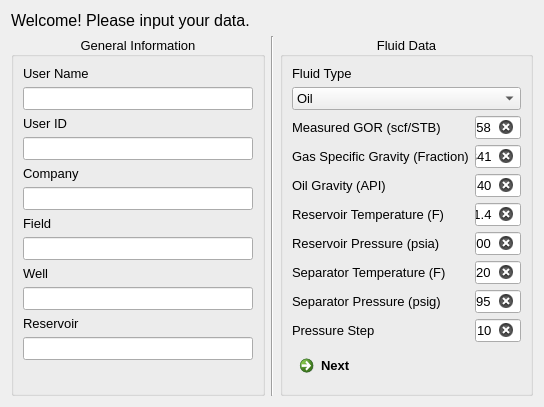
        <widget class="QWidget" name="tab">
         <attribute name="title">
          <string>INPUT DATA</string>
         </attribute>
         <layout class="QVBoxLayout" name="verticalLayout_16" stretch="1,10">
          <item>
           <widget class="QLabel" name="label_2">
            <property name="font">
             <font>
              <family>Segoe UI</family>
              <pointsize>12</pointsize>
             </font>
            </property>
            <property name="text">
             <string>Welcome! Please input your data.</string>
            </property>
           </widget>
          </item>
          <item>
           <layout class="QHBoxLayout" name="horizontalLayout_2" stretch="1,0,1">
            <item>
             <widget class="QGroupBox" name="groupBox_9">
              <property name="font">
               <font>
                <family>Segoe UI</family>
                <pointsize>10</pointsize>
               </font>
              </property>
              <property name="title">
               <string>General Information</string>
              </property>
              <property name="alignment">
               <set>Qt::AlignCenter</set>
              </property>
              <property name="flat">
               <bool>true</bool>
              </property>
              <layout class="QVBoxLayout" name="verticalLayout_18">
               <item>
                <layout class="QFormLayout" name="formLayout_4">
                 <property name="rowWrapPolicy">
                  <enum>QFormLayout::WrapAllRows</enum>
                 </property>
                 <item row="0" column="0">
                  <widget class="QLabel" name="userNameLabel">
                   <property name="text">
                    <string>User Name</string>
                   </property>
                  </widget>
                 </item>
                 <item row="0" column="1">
                  <widget class="QLineEdit" name="userNameLineEdit">
                   <property name="clearButtonEnabled">
                    <bool>true</bool>
                   </property>
                  </widget>
                 </item>
                 <item row="2" column="0">
                  <widget class="QLabel" name="companyLabel">
                   <property name="text">
                    <string>Company</string>
                   </property>
                  </widget>
                 </item>
                 <item row="2" column="1">
                  <widget class="QLineEdit" name="companyLineEdit">
                   <property name="clearButtonEnabled">
                    <bool>true</bool>
                   </property>
                  </widget>
                 </item>
                 <item row="3" column="0">
                  <widget class="QLabel" name="fieldLabel">
                   <property name="text">
                    <string>Field</string>
                   </property>
                  </widget>
                 </item>
                 <item row="3" column="1">
                  <widget class="QLineEdit" name="fieldLineEdit">
                   <property name="clearButtonEnabled">
                    <bool>true</bool>
                   </property>
                  </widget>
                 </item>
                 <item row="4" column="0">
                  <widget class="QLabel" name="wellLabel">
                   <property name="text">
                    <string>Well</string>
                   </property>
                  </widget>
                 </item>
                 <item row="4" column="1">
                  <widget class="QLineEdit" name="wellLineEdit">
                   <property name="clearButtonEnabled">
                    <bool>true</bool>
                   </property>
                  </widget>
                 </item>
                 <item row="5" column="0">
                  <widget class="QLabel" name="reservoirLabel">
                   <property name="text">
                    <string>Reservoir</string>
                   </property>
                  </widget>
                 </item>
                 <item row="5" column="1">
                  <widget class="QLineEdit" name="reservoirLineEdit">
                   <property name="clearButtonEnabled">
                    <bool>true</bool>
                   </property>
                  </widget>
                 </item>
                 <item row="1" column="0">
                  <widget class="QLabel" name="userIDLabel">
                   <property name="text">
                    <string>User ID</string>
                   </property>
                  </widget>
                 </item>
                 <item row="1" column="1">
                  <widget class="QLineEdit" name="userIDLineEdit">
                   <property name="clearButtonEnabled">
                    <bool>true</bool>
                   </property>
                  </widget>
                 </item>
                </layout>
               </item>
              </layout>
             </widget>
            </item>
            <item>
             <widget class="Line" name="line">
              <property name="orientation">
               <enum>Qt::Vertical</enum>
              </property>
             </widget>
            </item>
            <item>
             <widget class="QGroupBox" name="groupBox_8">
              <property name="font">
               <font>
                <family>Segoe UI</family>
                <pointsize>10</pointsize>
               </font>
              </property>
              <property name="title">
               <string>Fluid Data</string>
              </property>
              <property name="alignment">
               <set>Qt::AlignCenter</set>
              </property>
              <property name="flat">
               <bool>true</bool>
              </property>
              <layout class="QVBoxLayout" name="verticalLayout_19" stretch="1,1">
               <item>
                <layout class="QFormLayout" name="formLayout_3">
                 <property name="rowWrapPolicy">
                  <enum>QFormLayout::WrapLongRows</enum>
                 </property>
                 <item row="0" column="0">
                  <widget class="QLabel" name="fluidTypeLabel">
                   <property name="text">
                    <string>Fluid Type</string>
                   </property>
                  </widget>
                 </item>
                 <item row="0" column="1">
                  <widget class="QComboBox" name="fluidTypeComboBox">
                   <item>
                    <property name="text">
                     <string>Oil</string>
                    </property>
                   </item>
                   <item>
                    <property name="text">
                     <string>Gas</string>
                    </property>
                   </item>
                   <item>
                    <property name="text">
                     <string>Brine</string>
                    </property>
                   </item>
                  </widget>
                 </item>
                 <item row="1" column="0">
                  <widget class="QLabel" name="measuredGORScfSTBLabel">
                   <property name="text">
                    <string>Measured GOR (scf/STB)</string>
                   </property>
                  </widget>
                 </item>
                 <item row="1" column="1">
                  <widget class="QLineEdit" name="measuredGORScfSTBLineEdit">
                   <property name="text">
                    <string>1658</string>
                   </property>
                   <property name="clearButtonEnabled">
                    <bool>true</bool>
                   </property>
                  </widget>
                 </item>
                 <item row="2" column="0">
                  <widget class="QLabel" name="gasSpecificGravityFractionLabel">
                   <property name="text">
                    <string>Gas Specific Gravity (Fraction)</string>
                   </property>
                  </widget>
                 </item>
                 <item row="2" column="1">
                  <widget class="QLineEdit" name="gasSpecificGravityFractionLineEdit">
                   <property name="text">
                    <string>0.841</string>
                   </property>
                   <property name="clearButtonEnabled">
                    <bool>true</bool>
                   </property>
                  </widget>
                 </item>
                 <item row="3" column="0">
                  <widget class="QLabel" name="oilGravityAPILabel">
                   <property name="text">
                    <string>Oil Gravity (API)</string>
                   </property>
                  </widget>
                 </item>
                 <item row="3" column="1">
                  <widget class="QLineEdit" name="oilGravityAPILineEdit">
                   <property name="text">
                    <string>40</string>
                   </property>
                   <property name="clearButtonEnabled">
                    <bool>true</bool>
                   </property>
                  </widget>
                 </item>
                 <item row="4" column="0">
                  <widget class="QLabel" name="reservoirTemperatureFLabel">
                   <property name="text">
                    <string>Reservoir Temperature (F)</string>
                   </property>
                  </widget>
                 </item>
                 <item row="4" column="1">
                  <widget class="QLineEdit" name="reservoirTemperatureFLineEdit">
                   <property name="text">
                    <string>271.4</string>
                   </property>
                   <property name="clearButtonEnabled">
                    <bool>true</bool>
                   </property>
                  </widget>
                 </item>
                 <item row="6" column="0">
                  <widget class="QLabel" name="separatorTemperatureFLabel">
                   <property name="text">
                    <string>Separator Temperature (F)</string>
                   </property>
                  </widget>
                 </item>
                 <item row="6" column="1">
                  <widget class="QLineEdit" name="separatorTemperatureFLineEdit">
                   <property name="text">
                    <string>120</string>
                   </property>
                   <property name="clearButtonEnabled">
                    <bool>true</bool>
                   </property>
                  </widget>
                 </item>
                 <item row="7" column="0">
                  <widget class="QLabel" name="separatorPressurePsigLabel">
                   <property name="text">
                    <string>Separator Pressure (psig)</string>
                   </property>
                  </widget>
                 </item>
                 <item row="7" column="1">
                  <widget class="QLineEdit" name="separatorPressurePsigLineEdit">
                   <property name="text">
                    <string>295</string>
                   </property>
                   <property name="clearButtonEnabled">
                    <bool>true</bool>
                   </property>
                  </widget>
                 </item>
                 <item row="8" column="0">
                  <widget class="QLabel" name="pressureStepLabel">
                   <property name="text">
                    <string>Pressure Step</string>
                   </property>
                  </widget>
                 </item>
                 <item row="8" column="1">
                  <widget class="QLineEdit" name="pressureStepLineEdit">
                   <property name="toolTip">
                    <string>For plotting the data</string>
                   </property>
                   <property name="statusTip">
                    <string>Required for plotting the data, default is 10</string>
                   </property>
                   <property name="text">
                    <string>10</string>
                   </property>
                   <property name="clearButtonEnabled">
                    <bool>true</bool>
                   </property>
                  </widget>
                 </item>
                 <item row="5" column="0">
                  <widget class="QLabel" name="reservoirPressurePsiaLabel">
                   <property name="text">
                    <string>Reservoir Pressure (psia)</string>
                   </property>
                  </widget>
                 </item>
                 <item row="5" column="1">
                  <widget class="QLineEdit" name="reservoirPressurePsiaLineEdit">
                   <property name="text">
                    <string>8000</string>
                   </property>
                   <property name="clearButtonEnabled">
                    <bool>true</bool>
                   </property>
                  </widget>
                 </item>
                </layout>
               </item>
               <item>
                <layout class="QHBoxLayout" name="horizontalLayout_5">
                 <item alignment="Qt::AlignLeft|Qt::AlignTop">
                  <widget class="QCommandLinkButton" name="ButtonNextInput">
                   <property name="cursor">
                    <cursorShape>PointingHandCursor</cursorShape>
                   </property>
                   <property name="text">
                    <string>Next</string>
                   </property>
                  </widget>
                 </item>
                </layout>
               </item>
              </layout>
             </widget>
            </item>
           </layout>
          </item>
         </layout>
        </widget>
